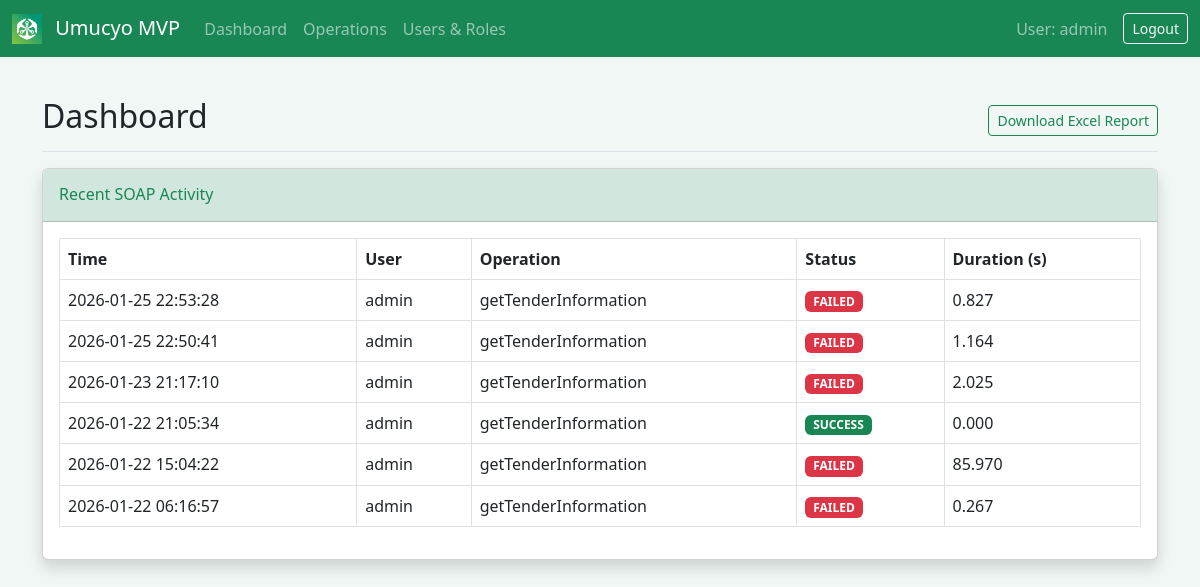
The app's page /web/dashboard/ (signed in), older data.
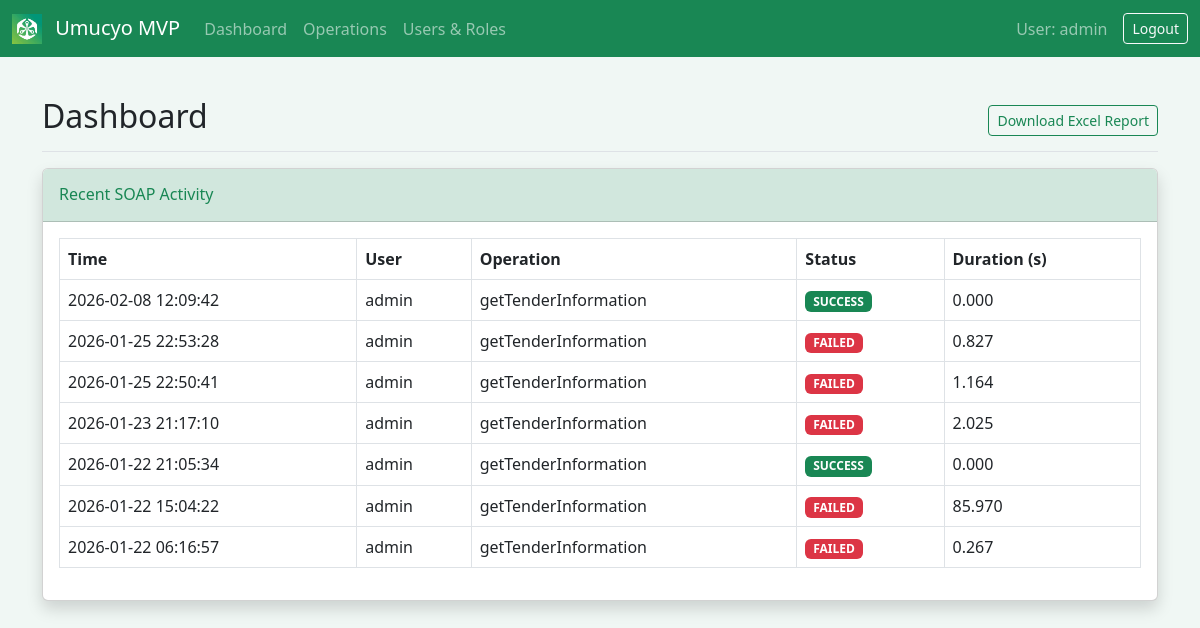
The same page, newer data.
### core/models.py (models this page shows, shortened)
class SoapRequestLog(models.Model):
    user = models.ForeignKey(User, on_delete=models.SET_NULL, null=True, blank=True)
    operation = models.CharField(max_length=255)
    request_payload = models.TextField(help_text="Raw XML or JSON request")
    response_payload = models.TextField(help_text="Raw XML or JSON response", null=True, blank=True)
    status = models.CharField(max_length=50) # e.g., 'SUCCESS', 'FAILED'
    duration = models.FloatField(help_text="Duration in seconds")
    timestamp = models.DateTimeField(auto_now_add=True)
    error_message = models.TextField(null=True, blank=True)

### web/views.py (the view)
# urls.py: path('dashboard/', DashboardView.as_view(), name='dashboard'),
class DashboardView(LoginRequiredMixin, ListView):
    model = SoapRequestLog
    template_name = 'web/dashboard.html'
    context_object_name = 'logs'
    ordering = ['-timestamp']
    paginate_by = 20
    def get_context_data(self, **kwargs):
        context = super().get_context_data(**kwargs)
        return context

### core/templatetags/core_tags.py (called while the page is built)
@register.filter
def has_role(user, role_names):
    if not user:
        return False
    if isinstance(role_names, str):
        role_list = [r.strip() for r in role_names.split(',')]
    else:
        role_list = role_names
    return user_has_role(user, role_list)

### core/utils.py (called while the page is built)
def user_has_role(user, role_names):
    if not user.is_authenticated:
        return False
    if user.is_superuser:
        return True
    if isinstance(role_names, str):
        role_names = [role_names]
    return UserRole.objects.filter(user=user, role__name__in=role_names).exists()

### web/templates/web/dashboard.html (shortened to what this page needs)
{% extends 'web/base.html' %}
{% block content %}
<div class="d-flex justify-content-between flex-wrap flex-md-nowrap align-items-center pt-3 pb-2 mb-3 border-bottom">
    <h1 class="h2">Dashboard</h1>
    <div class="btn-toolbar mb-2 mb-md-0">
        {% load core_tags %}
        {% if user|has_role:'Admin,Manager' %}
        <a href="{% url 'dashboard_export_excel' %}" class="btn btn-sm btn-outline-success">
            Download Excel Report
        </a>
        {% endif %}
    </div>
</div>
<div class="card shadow mb-4">
    <div class="card-header py-3">
        <h6 class="m-0 font-weight-bold text-primary">Recent SOAP Activity</h6>
    </div>
    <div class="card-body">
        <div class="table-responsive">
            <table class="table table-bordered" width="100%" cellspacing="0">
                <thead>
                    <tr>
                        <th>Time</th>
                        <th>User</th>
                        <th>Operation</th>
                        <th>Status</th>
                        <th>Duration (s)</th>
                    </tr>
                </thead>
                <tbody>
                    {% for log in logs %}
                    <tr>
                        <td>{{ log.timestamp|date:"Y-m-d H:i:s" }}</td>
                        <td>{{ log.user.username|default:"System" }}</td>
                        <td>{{ log.operation }}</td>
                        <td>
                            <span class="badge bg-{% if log.status == 'SUCCESS' %}success{% else %}danger{% endif %}">
                                {{ log.status }}
                            </span>
                        </td>
                        <td>{{ log.duration|floatformat:3 }}</td>
                    </tr>
                    {% empty %}
                    <tr>
                        <td colspan="5" class="text-center">No activity found.</td>
                    </tr>
                    {% endfor %}
                </tbody>
            </table>
        </div>
    </div>
</div>
{% endblock %}

Row changes from the older to the newer data that the page shows:
added SoapRequestLog: timestamp "2026-02-08 12:09:42", user.username "admin", operation "getTenderInformation", status "SUCCESS", duration "0.000"
